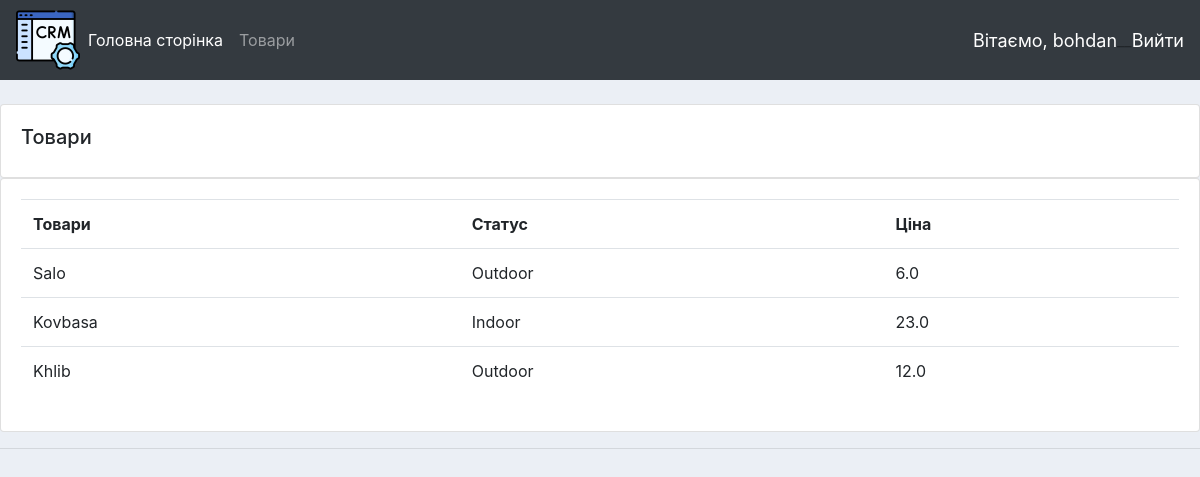
Screenshot of /products/ (signed in) with the database file from the repository.
### accounts/models.py (models this page shows, shortened)
class Product(models.Model):
    CATEGORY = (
            ('Indoor', 'Indoor'),
            ('Outdoor', 'Outdoor'),
            )
    name = models.CharField(max_length=200, null=True)
    price = models.FloatField(null=True)
    category = models.CharField(max_length=200, null=True, choices=CATEGORY)
    description = models.CharField(max_length=200, null=True, blank=True)
    date_created = models.DateTimeField(auto_now_add=True)
    tags = models.ManyToManyField(Tag)

### accounts/decorators.py (the view)
        def wrapper_func(request, *args, **kwargs):
            group = None
            if request.user.groups.exists():
                group = request.user.groups.all()[0].name
            if group in allowed_roles:
                return view_func(request, *args, **kwargs)
            else:
                return HttpResponse('Ви не авторизовані!')

### accounts/views.py (called while the page is built)
@login_required(login_url='login')
@allowed_users(allowed_roles=['admin'])
def products(request):
    products = Product.objects.all()
    return render(request, 'accounts/products.html', {'products': products})

### accounts/templates/accounts/products.html
{% extends 'accounts/main.html' %}
{% block content %}
    <br>
    <div class="row">
      <div class="col-md">
        <div class="card card-body">
          <h5>Товари</h5>
        </div>
        <div class="card card-body">
          <table class="table">
            <tr>
              <th>Товари</th>
              <th>Статус</th>
              <th>Ціна</th>
            </tr>
            {% for i in products %}
            <tr>
              <td>{{i.name}}</td>
              <td>{{i.category}}</td>
              <td>{{i.price}}</td>
            </tr>
            {% endfor %}
          </table>
        </div>
      </div>
    </div>
{% endblock content%}

### accounts/templates/accounts/navbar.html (shortened to what this page needs)
{% load static %}
<nav class="navbar navbar-expand-lg navbar-dark bg-dark">
  <img src="{% static 'images/crm.png' %}" alt="">
  <div class="collapse navbar-collapse" id="navbarNav" >
    <ul class="navbar-nav">
      {% if request.user.is_staff %}
      <li class="nav-item active">
        <a class="nav-link" href="{% url 'home' %}">Головна сторінка</a>
      </li>
      <li class="nav-item">
        <a class="nav-link" href="{% url 'products' %}">Товари</a>
      </li>
      {% else %}
      <li class="nav-item">
        <a class="nav-link" href="{% url 'account' %}">Налаштування</a>
      </li>
      {% endif %}
    </ul>
  </div>
  <span class="hello-msg">Вітаємо,      {{ request.user }}</span>
  __
  <span ><a  class="hello-msg" href="{% url 'logout' %}">Вийти</a></span>
</nav>

### static/css/main.css (style rules this page uses)
body { background-color: #ebeff5; }

### accounts/templates/accounts/navbar.html (style rules this page uses)
.hello-msg { font-size: 18px; color: #fff; margen-right: 20px; }

### rows the page displays
Product: name "Salo", category "Outdoor", price "6.0"
Product: name "Kovbasa", category "Indoor", price "23.0"
Product: name "Khlib", category "Outdoor", price "12.0"

### other values shown
{{ request.user }} "bohdan"
